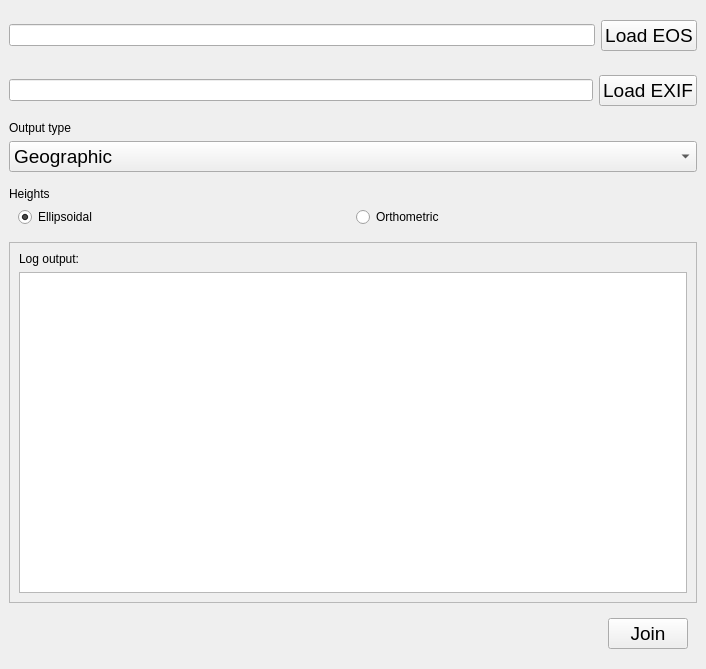
<?xml version="1.0" encoding="UTF-8"?>
<ui version="4.0">
 <class>Form</class>
 <widget class="QWidget" name="Form">
  <property name="geometry">
   <rect>
    <x>0</x>
    <y>0</y>
    <width>706</width>
    <height>669</height>
   </rect>
  </property>
  <property name="windowTitle">
   <string>Data Join</string>
  </property>
  <layout class="QVBoxLayout" name="verticalLayout">
   <property name="leftMargin">
    <number>9</number>
   </property>
   <property name="rightMargin">
    <number>9</number>
   </property>
   <item>
    <widget class="QWidget" name="widget" native="true">
     <layout class="QHBoxLayout" name="horizontalLayout">
      <property name="leftMargin">
       <number>0</number>
      </property>
      <property name="rightMargin">
       <number>0</number>
      </property>
      <item>
       <widget class="QLineEdit" name="lne_eospath"/>
      </item>
      <item>
       <widget class="QPushButton" name="btn_load_eos">
        <property name="font">
         <font>
          <pointsize>14</pointsize>
         </font>
        </property>
        <property name="text">
         <string>Load EOS</string>
        </property>
       </widget>
      </item>
     </layout>
    </widget>
   </item>
   <item>
    <widget class="QWidget" name="widget_2" native="true">
     <layout class="QHBoxLayout" name="horizontalLayout_2">
      <property name="spacing">
       <number>6</number>
      </property>
      <property name="leftMargin">
       <number>0</number>
      </property>
      <property name="topMargin">
       <number>9</number>
      </property>
      <property name="rightMargin">
       <number>0</number>
      </property>
      <property name="bottomMargin">
       <number>9</number>
      </property>
      <item>
       <widget class="QLineEdit" name="lne_exifpath"/>
      </item>
      <item>
       <widget class="QPushButton" name="btn_load_exif">
        <property name="font">
         <font>
          <pointsize>14</pointsize>
         </font>
        </property>
        <property name="text">
         <string>Load EXIF</string>
        </property>
       </widget>
      </item>
     </layout>
    </widget>
   </item>
   <item>
    <widget class="QWidget" name="widget_4" native="true">
     <layout class="QVBoxLayout" name="verticalLayout_3">
      <property name="leftMargin">
       <number>0</number>
      </property>
      <property name="topMargin">
       <number>0</number>
      </property>
      <property name="rightMargin">
       <number>0</number>
      </property>
      <item>
       <widget class="QLabel" name="label_2">
        <property name="sizePolicy">
         <sizepolicy hsizetype="Expanding" vsizetype="Maximum">
          <horstretch>0</horstretch>
          <verstretch>0</verstretch>
         </sizepolicy>
        </property>
        <property name="text">
         <string>Output type</string>
        </property>
       </widget>
      </item>
      <item>
       <widget class="QComboBox" name="combo_coord_type">
        <property name="sizePolicy">
         <sizepolicy hsizetype="Expanding" vsizetype="Fixed">
          <horstretch>0</horstretch>
          <verstretch>0</verstretch>
         </sizepolicy>
        </property>
        <property name="font">
         <font>
          <pointsize>14</pointsize>
         </font>
        </property>
        <item>
         <property name="text">
          <string>Geographic</string>
         </property>
        </item>
        <item>
         <property name="text">
          <string>UTM</string>
         </property>
        </item>
       </widget>
      </item>
     </layout>
    </widget>
   </item>
   <item>
    <widget class="QWidget" name="widget_5" native="true">
     <layout class="QVBoxLayout" name="verticalLayout_4">
      <property name="leftMargin">
       <number>0</number>
      </property>
      <property name="topMargin">
       <number>0</number>
      </property>
      <property name="rightMargin">
       <number>0</number>
      </property>
      <property name="bottomMargin">
       <number>9</number>
      </property>
      <item>
       <widget class="QLabel" name="label_3">
        <property name="text">
         <string>Heights</string>
        </property>
       </widget>
      </item>
      <item>
       <widget class="QWidget" name="widget_6" native="true">
        <property name="layoutDirection">
         <enum>Qt::LeftToRight</enum>
        </property>
        <layout class="QHBoxLayout" name="horizontalLayout_4">
         <property name="topMargin">
          <number>0</number>
         </property>
         <property name="bottomMargin">
          <number>0</number>
         </property>
         <item>
          <widget class="QRadioButton" name="radio_ellipsoidal">
           <property name="text">
            <string>Ellipsoidal</string>
           </property>
           <property name="checked">
            <bool>true</bool>
           </property>
          </widget>
         </item>
         <item>
          <widget class="QRadioButton" name="radio_orthometric">
           <property name="text">
            <string>Orthometric</string>
           </property>
          </widget>
         </item>
        </layout>
       </widget>
      </item>
     </layout>
    </widget>
   </item>
   <item>
    <widget class="QFrame" name="frame">
     <property name="frameShape">
      <enum>QFrame::StyledPanel</enum>
     </property>
     <property name="frameShadow">
      <enum>QFrame::Raised</enum>
     </property>
     <layout class="QVBoxLayout" name="verticalLayout_2">
      <item>
       <widget class="QLabel" name="label">
        <property name="text">
         <string>Log output:</string>
        </property>
       </widget>
      </item>
      <item>
       <widget class="QTextBrowser" name="log_view"/>
      </item>
     </layout>
    </widget>
   </item>
   <item>
    <widget class="QWidget" name="widget_3" native="true">
     <layout class="QHBoxLayout" name="horizontalLayout_3">
      <item>
       <spacer name="horizontalSpacer">
        <property name="orientation">
         <enum>Qt::Horizontal</enum>
        </property>
        <property name="sizeHint" stdset="0">
         <size>
          <width>40</width>
          <height>20</height>
         </size>
        </property>
       </spacer>
      </item>
      <item>
       <widget class="QPushButton" name="btn_join">
        <property name="font">
         <font>
          <pointsize>14</pointsize>
         </font>
        </property>
        <property name="text">
         <string>Join</string>
        </property>
       </widget>
      </item>
     </layout>
    </widget>
   </item>
  </layout>
 </widget>
 <resources/>
 <connections/>
 <slots>
  <slot>get_eos_filepath()</slot>
  <slot>get_exif_filepath()</slot>
  <slot>join_data()</slot>
 </slots>
</ui>
